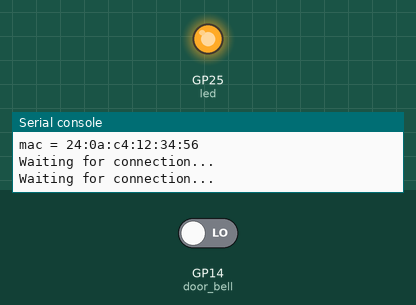
Recording of a program running on a simulated Raspberry Pi Pico running MicroPython. Parts: output pins drawn as LEDs (lit = HIGH), the last lines printed to the serial console. Inputs (shaded band) come from the test bench; at power-on: GP14 (door_bell) LOW. WiFi joins after 1.5 s; web requests get an empty 200 reply after 0.4 s; library files of the repository ran but are not shown: secrets.py.

Above: at 2.1 s.
At 4.4 s:
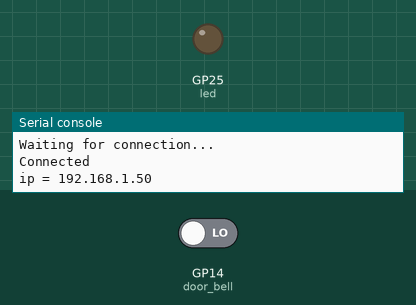
4.5 s: GP14 (door_bell) driven HIGH
Timing chart, 0 to 7.5 s (numbered marks = the images above; inputs shaded):
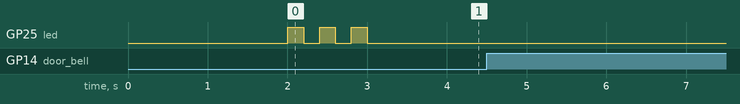

The program:

pico_w_doorbell.py
```python
import rp2
import network
import ubinascii
import machine
import urequests as requests
import time
from secrets import secrets
import socket

# Set country to avoid possible errors
rp2.country('DE')

wlan = network.WLAN(network.STA_IF)
wlan.active(True)
# If you need to disable powersaving mode
# wlan.config(pm = 0xa11140)

# See the MAC address in the wireless chip OTP
mac = ubinascii.hexlify(network.WLAN().config('mac'),':').decode()
print('mac = ' + mac)

# Other things to query
# print(wlan.config('channel'))
# print(wlan.config('essid'))
# print(wlan.config('txpower'))

# Load login data from different file for safety reasons
ssid = secrets['ssid']
pw = secrets['pw']

wlan.connect(ssid, pw)

# Wait for connection with 10 second timeout
timeout = 10
while timeout > 0:
    if wlan.status() < 0 or wlan.status() >= 3:
        break
    timeout -= 1
    print('Waiting for connection...')
    time.sleep(1)

# Define blinking function for onboard LED to indicate error codes
def blink_onboard_led(num_blinks):
    led = machine.Pin('LED', machine.Pin.OUT)
    for i in range(num_blinks):
        led.on()
        time.sleep(.2)
        led.off()
        time.sleep(.2)

# Handle connection error
# Error meanings
# 0  Link Down
# 1  Link Join
# 2  Link NoIp
# 3  Link Up
# -1 Link Fail
# -2 Link NoNet
# -3 Link BadAuth

wlan_status = wlan.status()
blink_onboard_led(wlan_status)

if wlan_status != 3:
    raise RuntimeError('Wi-Fi connection failed')
else:
    print('Connected')
    status = wlan.ifconfig()
    print('ip = ' + status[0])

door_bell = machine.Pin(14, machine.Pin.IN, machine.Pin.PULL_DOWN)

last_state = False
current_state = False

while True:
    current_state = door_bell.value()
    if last_state == False and current_state == True:
        # Make a GET request to trigger webhook on IFTTT
        # ifttt_url = 'https://maker.ifttt.com/trigger/pico_w_request/with/key/'+secrets['ifttt'_key']
        ifttt_url = 'https://maker.ifttt.com/trigger/door_bell_rang/with/key/'+secrets['ifttt_key']
        request = requests.get(ifttt_url)
        print(request.content)
        request.close()
        time.sleep(2)
    last_state = current_state
```
